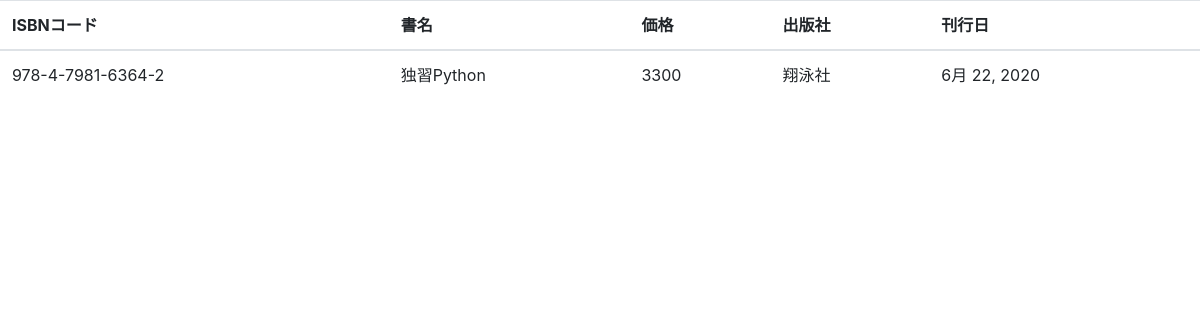
/main/raw, run on an earlier commit of the app's database.
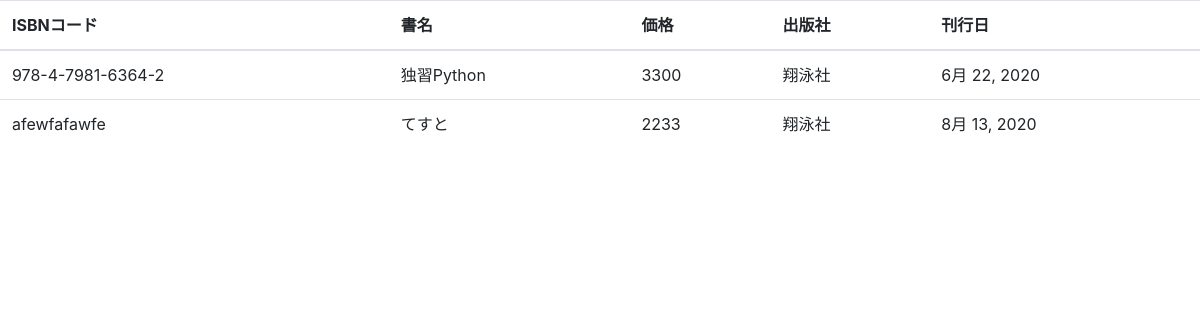
And on a later commit of the database.
### main/models.py (models this page shows, shortened)
class Book(models.Model):
    isbn = models.CharField(
        verbose_name='ISBNコード',
        max_length=20,
        validators=[
            RegexValidator(
                r'^978-4-[0-9]{4}-[0-9]{4}-[0-9X]{1}$',
                message='ISBNコードは正しい形式で指定してください。'
            )
        ]
    )
    title = models.CharField(
        verbose_name='書名',
        max_length=100
    )
    price = models.IntegerField(
        verbose_name='価格',
        default=0,
        validators=[
            MinValueValidator(
                17,
                message='価格は正の整数で指定してください。'
            )
        ]
    )
    publisher = models.CharField(
        verbose_name='出版社',
        max_length=50,
        choices=[
            ('翔泳社', '翔泳社'),
            ('技術評論社', '技術評論社'),
            ('秀和システム', '秀和システム'),
            ('SBクリエイティブ', 'SBクリエイティブ'),
            ('日経BP', '日経BP'),
        ],
    )
    published = models.DateField(
        verbose_name='刊行日'
    )

### main/views.py (the view)
# urls.py: path('raw', views.raw, name='raw'),
def raw(request):
    books = Book.objects.raw(
        'SELECT * FROM main_book WHERE publisher = %s', ['翔泳社']
    )
    return render(request, 'main/book_list.html', {
        'books': books
    })

### main/templates/main/book_list.html (shortened to what this page needs)
<!DOCTYPE html>
<html lang="en">
<head>
    <link rel="stylesheet" href="https://stackpath.bootstrapcdn.com/bootstrap/4.4.1/css/bootstrap.min.css" />
</head>
<body>
    <table class="table">
        <thead>
            <tr>
                <th>ISBNコード</th>
                <th>書名</th>
                <th>価格</th>
                <th>出版社</th>
                <th>刊行日</th>
            </tr>
        </thead>
        <tbody>
            {% for book in books %}
                <tr>
                    <td>{{ book.isbn }}</td>
                    <td>{{ book.title }}</td>
                    <td>{{ book.price }}</td>
                    <td>{{ book.publisher }}</td>
                    <td>{{ book.published|date:'DATE_FORMAT' }}</td>
                </tr>
            {% endfor %}
        </tbody>
    </table>
</body>
</html>

What changed in the data, as far as the page shows it:
added Book: isbn "afewfafawfe", title "てすと", price "2233", publisher "翔泳社", published "8月 13, 2020"
